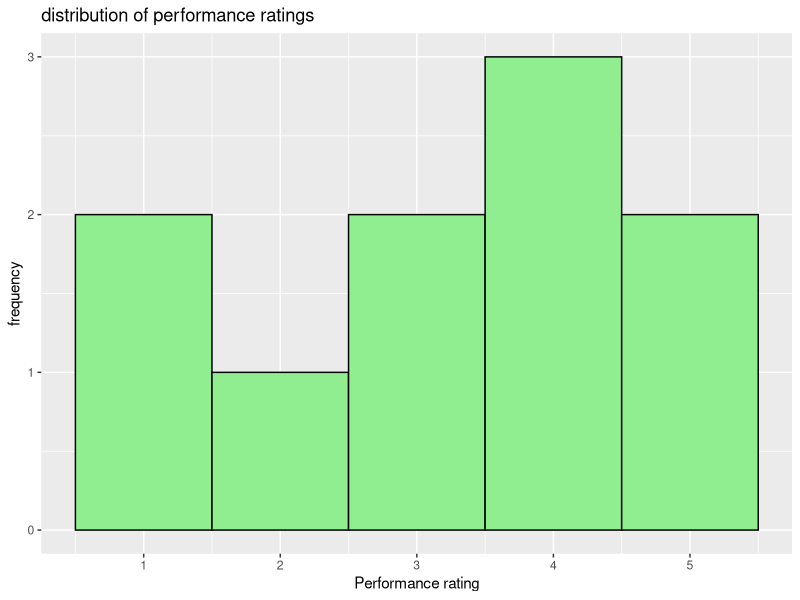

The R source for this figure: (Note: this script raises an error after producing the figure.)
hr_data= data.frame(employee_id=1:10,
                    current_employee= sample (0:1, 10, replace=TRUE),
                    performance_rating= sample(1:5, 10, replace = TRUE),
                    department = sample(c("Sales","Marketing","IT","HR"),10,replace=TRUE))

hr_data

nrow(hr_data)
ncol(hr_data)

#Calculate ATTRITION RATE
#install.packages("dplyr")
library(dplyr)

#Filter the employees who left the company
emp_left <- filter(hr_data, current_employee==0)
emp_left
#Calculate no of employees left the organization
n_emp_left<-nrow(emp_left)

n_emp_left
#Assume that there are no employees who joined in between the year
avg_emp=( nrow(hr_data) + (nrow(hr_data) - n_emp_left) )/2
avg_emp

attrition_rate= (n_emp_left/avg_emp) * 100
print(paste("Attrition Rate:",attrition_rate))

#Calculate Retention Rate
emp_ret <- filter(hr_data, current_employee==1)
emp_ret

retention_rate=(nrow(emp_ret)/10)*100
retention_rate


#Analyze employee performance
performance_summary<- hr_data %>% group_by(department) %>%
  summarise(avg_performance= mean(performance_rating,na.rm=TRUE),
            max_performance=max(performance_rating,na.rm=TRUE),
            min_performance=min(performance_rating,na.rm=TRUE))

performance_summary

#install.packages("ggplot2")
library(ggplot2)
#Visualize Plot performance RATINGS by department
ggplot(hr_data,aes(x=performance_rating))+
  geom_histogram(binwidth=1,fill="lightgreen",color="black")+
  labs(title="distribution of performance ratings", x= "Performance rating", y= "frequency")
theme_minimal()

#Visualize number of exits by department
exit_dept<-hr_data %>% group_by(department) %>% summarise(sum(current_employee==0))

exit_dept

names(exit_dept)<-c("dpt_name","no_of_exits")

ggplot(exit_dept, aes(x=dept_name,y=no_of_exits)) +
  geom_point()+
  labs(title="Exit Distribution by department",
       x= "Dept",
       y="no of exits")
+ theme_minimal()